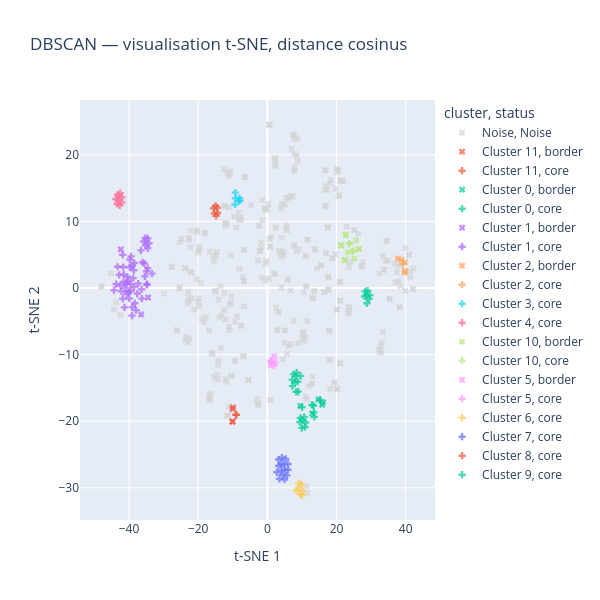

Notebook code for this chart:
### Code cell
tsne = TSNE(
    n_components=2,
    metric="cosine",
    perplexity=30,
    init="random",
    learning_rate="auto",
    random_state=42
)

coord_tsne = tsne.fit_transform(tfidf_unigram_matrix.toarray())

visu_tsne = visualisation.copy()
visu_tsne["t-SNE 1"] = coord_tsne[:, 0]
visu_tsne["t-SNE 2"] = coord_tsne[:, 1]

fig = px.scatter(
    visu_tsne,
    x="t-SNE 1",
    y="t-SNE 2",
    color="cluster",
    symbol="status",
    symbol_map={"Core": "circle", "Border": "diamond", "Noise": "x"},
    color_discrete_map={"Noise": "lightgray"},
    hover_data=["id", "status"],
    opacity=0.7,
    title="DBSCAN — visualisation t-SNE, distance cosinus",
    height=600,
    width=600
)

fig.show()

### Figure 1 — Plotly figure (JSON) as saved in the notebook; plotly's stock layout.template omitted (floating-point values rounded to 4 significant figures; data arrays with more than 128 entries replaced by an {"elided": "..."} marker saying what was removed)
{"data": [{"customdata": {"elided": "335x2 mixed values"}, "hovertemplate": "cluster=Noise<br>status=%{customdata[1]}<br>t-SNE 1=%{x}<br>t-SNE 2=%{y}<br>id=%{customdata[0]}<extra></extra>", "legendgroup": "Noise, Noise", "marker": {"color": "lightgray", "opacity": 0.7, "symbol": "x"}, "mode": "markers", "name": "Noise, Noise", "orientation": "v", "showlegend": true, "type": "scatter", "x": {"elided": "335 float values"}, "xaxis": "x", "y": {"elided": "335 float values"}, "yaxis": "y"}, {"customdata": [[8, "border"], [220, "border"], [254, "border"], [261, "border"]], "hovertemplate": "cluster=Cluster 11<br>status=%{customdata[1]}<br>t-SNE 1=%{x}<br>t-SNE 2=%{y}<br>id=%{customdata[0]}<extra></extra>", "legendgroup": "Cluster 11, border", "marker": {"color": "#EF553B", "opacity": 0.7, "symbol": "x"}, "mode": "markers", "name": "Cluster 11, border", "orientation": "v", "showlegend": true, "type": "scatter", "x": [-10.11, -10.06, -9.906, -10.08], "xaxis": "x", "y": [-20.03, -20.08, -17.93, -18.17], "yaxis": "y"}, {"customdata": [[255, "core"], [262, "core"]], "hovertemplate": "cluster=Cluster 11<br>status=%{customdata[1]}<br>t-SNE 1=%{x}<br>t-SNE 2=%{y}<br>id=%{customdata[0]}<extra></extra>", "legendgroup": "Cluster 11, core", "marker": {"color": "#EF553B", "opacity": 0.7, "symbol": "cross"}, "mode": "markers", "name": "Cluster 11, core", "orientation": "v", "showlegend": true, "type": "scatter", "x": [-9.015, -9.035], "xaxis": "x", "y": [-19.05, -19.04], "yaxis": "y"}, {"customdata": [[173, "border"], [176, "border"], [277, "border"], [443, "border"], [446, "border"]], "hovertemplate": "cluster=Cluster 0<br>status=%{customdata[1]}<br>t-SNE 1=%{x}<br>t-SNE 2=%{y}<br>id=%{customdata[0]}<extra></extra>", "legendgroup": "Cluster 0, border", "marker": {"color": "#00cc96", "opacity": 0.7, "symbol": "x"}, "mode": "markers", "name": "Cluster 0, border", "orientation": "v", "showlegend": true, "type": "scatter", "x": [9.514, 14.78, 15.84, 12.95, 16.09], "xaxis": "x", "y": [-17.7, -16.74, -17.53, -18.84, -17.17], "yaxis": "y"}, {"customdata": [[18, "core"], [20, "core"], [21, "core"], [22, "core"], [23, "core"], [24, "core"], [25, "core"], [60, "core"], [171, "core"], [172, "core"], [174, "core"], [175, "core"], [340, "core"], [341, "core"], [359, "core"], [360, "core"], [440, "core"], [441, "core"], [442, "core"], [487, "core"], [488, "core"], [496, "core"], [497, "core"]], "hovertemplate": "cluster=Cluster 0<br>status=%{customdata[1]}<br>t-SNE 1=%{x}<br>t-SNE 2=%{y}<br>id=%{customdata[0]}<extra></extra>", "legendgroup": "Cluster 0, core", "marker": {"color": "#00cc96", "opacity": 0.7, "symbol": "cross"}, "mode": "markers", "name": "Cluster 0, core", "orientation": "v", "showlegend": true, "type": "scatter", "x": [8.339, 8.292, 8.045, 10.16, 11.09, 13.59, 15.16, 9.588, 8.937, 7.217, 9.966, 10.89, 7.562, 7.236, 9.386, 9.537, 13.38, 13.47, 12.9, 8.764, 8.493, 10.03, 10.67], "xaxis": "x", "y": [-15.58, -13.2, -14.14, -19.86, -20.18, -19.37, -16.77, -13.19, -15.56, -13.78, -21.0, -20.86, -12.92, -14.72, -20.13, -19.5, -17.64, -18.67, -17.56, -14.07, -12.7, -17.91, -19.35], "yaxis": "y"}, {"customdata": [[152, "border"], [177, "border"], [366, "border"]], "hovertemplate": "cluster=Cluster 1<br>status=%{customdata[1]}<br>t-SNE 1=%{x}<br>t-SNE 2=%{y}<br>id=%{customdata[0]}<extra></extra>", "legendgroup": "Cluster 1, border", "marker": {"color": "#ab63fa", "opacity": 0.7, "symbol": "x"}, "mode": "markers", "name": "Cluster 1, border", "orientation": "v", "showlegend": true, "type": "scatter", "x": [-42.39, -36.51, -34.48], "xaxis": "x", "y": [5.812, -3.958, -1.417], "yaxis": "y"}, {"customdata": [[26, "core"], [36, "core"], [41, "core"], [56, "core"], [58, "core"], [63, "core"], [64, "core"], [65, "core"], [68, "core"], [71, "core"], [72, "core"], [73, "core"], [95, "core"], [98, "core"], [102, "core"], [116, "core"], [124, "core"], [138, "core"], [139, "core"], [144, "core"], [167, "core"], [169, "core"], [170, "core"], [178, "core"], [185, "core"], [237, "core"], [239, "core"], [276, "core"], [288, "core"], [289, "core"], [315, "core"], [322, "core"], [333, "core"], [334, "core"], [335, "core"], [336, "core"], [347, "core"], [372, "core"], [373, "core"], [397, "core"], [423, "core"], [432, "core"], [433, "core"], [447, "core"], [448, "core"], [467, "core"], [470, "core"], [471, "core"], [476, "core"], [489, "core"], [491, "core"], [493, "core"]], "hovertemplate": "cluster=Cluster 1<br>status=%{customdata[1]}<br>t-SNE 1=%{x}<br>t-SNE 2=%{y}<br>id=%{customdata[0]}<extra></extra>", "legendgroup": "Cluster 1, core", "marker": {"color": "#ab63fa", "opacity": 0.7, "symbol": "cross"}, "mode": "markers", "name": "Cluster 1, core", "orientation": "v", "showlegend": true, "type": "scatter", "x": [-43.31, -40.47, -41.55, -42.22, -35.75, -34.59, -35.3, -34.23, -41.66, -33.35, -34.61, -34.81, -42.86, -40.69, -37.61, -41.09, -40.72, -40.04, -41.81, -37.35, -39.79, -38.61, -39.07, -39.14, -38.47, -39.12, -36.36, -38.33, -37.98, -39.8, -39.42, -40.28, -41.83, -34.89, -34.85, -35.42, -39.93, -42.49, -38.54, -43.7, -41.3, -34.59, -35.16, -44.34, -39.6, -38.82, -35.58, -36.1, -36.53, -36.27, -41.6, -39.48], "xaxis": "x", "y": [3.207, 1.703, 2.025, -0.4726, 6.987, 7.465, 7.522, 6.728, 3.168, 2.179, 2.997, 0.4789, 1.981, -0.8432, -0.8214, -0.003453, 0.6497, -0.5882, -1.58, 0.6796, 4.273, 2.687, -2.864, -4.13, 3.766, 3.346, -0.1851, -2.289, -3.317, 3.111, 4.768, 1.143, 4.99, 2.546, 0.614, 1.755, -1.554, 0.3721, 0.1548, 0.5923, -2.905, 5.974, 6.419, -0.3143, 0.5896, 1.49, 3.712, 3.883, 5.662, -1.59, 0.9124, -0.4099], "yaxis": "y"}, {"customdata": [[104, "border"], [354, "border"], [436, "border"], [437, "border"], [464, "border"]], "hovertemplate": "cluster=Cluster 2<br>status=%{customdata[1]}<br>t-SNE 1=%{x}<br>t-SNE 2=%{y}<br>id=%{customdata[0]}<extra></extra>", "legendgroup": "Cluster 2, border", "marker": {"color": "#FFA15A", "opacity": 0.7, "symbol": "x"}, "mode": "markers", "name": "Cluster 2, border", "orientation": "v", "showlegend": true, "type": "scatter", "x": [37.76, 39.69, 38.79, 39.78, 39.84], "xaxis": "x", "y": [4.433, 2.312, 4.274, 3.876, 2.585], "yaxis": "y"}, {"customdata": [[31, "core"]], "hovertemplate": "cluster=Cluster 2<br>status=%{customdata[1]}<br>t-SNE 1=%{x}<br>t-SNE 2=%{y}<br>id=%{customdata[0]}<extra></extra>", "legendgroup": "Cluster 2, core", "marker": {"color": "#FFA15A", "opacity": 0.7, "symbol": "cross"}, "mode": "markers", "name": "Cluster 2, core", "orientation": "v", "showlegend": true, "type": "scatter", "x": [39.11], "xaxis": "x", "y": [3.604], "yaxis": "y"}, {"customdata": [[32, "core"], [34, "core"], [462, "core"], [463, "core"], [499, "core"], [500, "core"]], "hovertemplate": "cluster=Cluster 3<br>status=%{customdata[1]}<br>t-SNE 1=%{x}<br>t-SNE 2=%{y}<br>id=%{customdata[0]}<extra></extra>", "legendgroup": "Cluster 3, core", "marker": {"color": "#19d3f3", "opacity": 0.7, "symbol": "cross"}, "mode": "markers", "name": "Cluster 3, core", "orientation": "v", "showlegend": true, "type": "scatter", "x": [-7.888, -9.217, -8.05, -8.265, -9.259, -9.358], "xaxis": "x", "y": [13.18, 13.5, 13.56, 13.08, 14.33, 12.56], "yaxis": "y"}, {"customdata": [[48, "core"], [69, "core"], [238, "core"], [319, "core"], [332, "core"], [371, "core"], [396, "core"], [490, "core"]], "hovertemplate": "cluster=Cluster 4<br>status=%{customdata[1]}<br>t-SNE 1=%{x}<br>t-SNE 2=%{y}<br>id=%{customdata[0]}<extra></extra>", "legendgroup": "Cluster 4, core", "marker": {"color": "#FF6692", "opacity": 0.7, "symbol": "cross"}, "mode": "markers", "name": "Cluster 4, core", "orientation": "v", "showlegend": true, "type": "scatter", "x": [-42.7, -43.31, -42.87, -42.56, -42.01, -43.46, -43.82, -42.06], "xaxis": "x", "y": [12.42, 14.03, 13.29, 14.27, 12.87, 12.64, 13.39, 13.65], "yaxis": "y"}, {"customdata": [[67, "border"], [85, "border"], [107, "border"], [197, "border"], [267, "border"], [268, "border"], [351, "border"], [352, "border"], [386, "border"], [387, "border"], [415, "border"]], "hovertemplate": "cluster=Cluster 10<br>status=%{customdata[1]}<br>t-SNE 1=%{x}<br>t-SNE 2=%{y}<br>id=%{customdata[0]}<extra></extra>", "legendgroup": "Cluster 10, border", "marker": {"color": "#B6E880", "opacity": 0.7, "symbol": "x"}, "mode": "markers", "name": "Cluster 10, border", "orientation": "v", "showlegend": true, "type": "scatter", "x": [25.62, 22.64, 26.44, 22.69, 22.44, 21.29, 26.46, 25.14, 22.34, 21.29, 23.25], "xaxis": "x", "y": [7.205, 7.979, 5.858, 7.962, 4.215, 6.398, 5.865, 4.4, 4.168, 6.4, 5.388], "yaxis": "y"}, {"customdata": [[212, "core"], [274, "core"], [327, "core"], [382, "core"]], "hovertemplate": "cluster=Cluster 10<br>status=%{customdata[1]}<br>t-SNE 1=%{x}<br>t-SNE 2=%{y}<br>id=%{customdata[0]}<extra></extra>", "legendgroup": "Cluster 10, core", "marker": {"color": "#B6E880", "opacity": 0.7, "symbol": "cross"}, "mode": "markers", "name": "Cluster 10, core", "orientation": "v", "showlegend": true, "type": "scatter", "x": [24.92, 23.74, 23.72, 24.53], "xaxis": "x", "y": [5.599, 6.688, 6.681, 5.53], "yaxis": "y"}, {"customdata": [[75, "border"], [418, "border"]], "hovertemplate": "cluster=Cluster 5<br>status=%{customdata[1]}<br>t-SNE 1=%{x}<br>t-SNE 2=%{y}<br>id=%{customdata[0]}<extra></extra>", "legendgroup": "Cluster 5, border", "marker": {"color": "#FF97FF", "opacity": 0.7, "symbol": "x"}, "mode": "markers", "name": "Cluster 5, border", "orientation": "v", "showlegend": true, "type": "scatter", "x": [0.8868, 1.969], "xaxis": "x", "y": [-11.65, -10.26], "yaxis": "y"}, {"customdata": [[77, "core"], [195, "core"], [226, "core"], [361, "core"]], "hovertemplate": "cluster=Cluster 5<br>status=%{customdata[1]}<br>t-SNE 1=%{x}<br>t-SNE 2=%{y}<br>id=%{customdata[0]}<extra></extra>", "legendgroup": "Cluster 5, core", "marker": {"color": "#FF97FF", "opacity": 0.7, "symbol": "cross"}, "mode": "markers", "name": "Cluster 5, core", "orientation": "v", "showlegend": true, "type": "scatter", "x": [1.192, 2.347, 1.879, 0.931], "xaxis": "x", "y": [-11.05, -11.2, -11.63, -10.92], "yaxis": "y"}, {"customdata": [[79, "core"], [80, "core"], [81, "core"], [148, "core"], [338, "core"], [339, "core"], [457, "core"]], "hovertemplate": "cluster=Cluster 6<br>status=%{customdata[1]}<br>t-SNE 1=%{x}<br>t-SNE 2=%{y}<br>id=%{customdata[0]}<extra></extra>", "legendgroup": "Cluster 6, core", "marker": {"color": "#FECB52", "opacity": 0.7, "symbol": "cross"}, "mode": "markers", "name": "Cluster 6, core", "orientation": "v", "showlegend": true, "type": "scatter", "x": [9.609, 10.05, 9.138, 9.843, 8.391, 10.25, 8.974], "xaxis": "x", "y": [-30.96, -31.12, -29.31, -29.53, -30.42, -30.48, -30.05], "yaxis": "y"}, {"customdata": [[87, "core"], [88, "core"], [89, "core"], [90, "core"], [200, "core"], [201, "core"], [202, "core"], [203, "core"], [260, "core"], [265, "core"], [266, "core"], [269, "core"], [270, "core"], [406, "core"], [407, "core"]], "hovertemplate": "cluster=Cluster 7<br>status=%{customdata[1]}<br>t-SNE 1=%{x}<br>t-SNE 2=%{y}<br>id=%{customdata[0]}<extra></extra>", "legendgroup": "Cluster 7, core", "marker": {"color": "#636efa", "opacity": 0.7, "symbol": "cross"}, "mode": "markers", "name": "Cluster 7, core", "orientation": "v", "showlegend": true, "type": "scatter", "x": [5.329, 4.854, 5.986, 5.055, 4.237, 3.256, 5.668, 3.481, 4.041, 3.244, 4.057, 4.943, 2.743, 4.368, 5.973], "xaxis": "x", "y": [-25.67, -26.47, -26.42, -27.31, -25.46, -25.76, -28.13, -28.66, -26.42, -26.71, -27.42, -28.75, -27.67, -28.03, -27.3], "yaxis": "y"}, {"customdata": [[108, "core"], [109, "core"], [110, "core"], [390, "core"], [391, "core"], [392, "core"]], "hovertemplate": "cluster=Cluster 8<br>status=%{customdata[1]}<br>t-SNE 1=%{x}<br>t-SNE 2=%{y}<br>id=%{customdata[0]}<extra></extra>", "legendgroup": "Cluster 8, core", "marker": {"color": "#EF553B", "opacity": 0.7, "symbol": "cross"}, "mode": "markers", "name": "Cluster 8, core", "orientation": "v", "showlegend": true, "type": "scatter", "x": [-14.99, -15.51, -14.82, -14.49, -14.39, -15.33], "xaxis": "x", "y": [12.36, 11.99, 10.87, 12.07, 11.28, 11.22], "yaxis": "y"}, {"customdata": [[150, "core"], [153, "core"], [154, "core"], [355, "core"], [367, "core"], [455, "core"], [468, "core"]], "hovertemplate": "cluster=Cluster 9<br>status=%{customdata[1]}<br>t-SNE 1=%{x}<br>t-SNE 2=%{y}<br>id=%{customdata[0]}<extra></extra>", "legendgroup": "Cluster 9, core", "marker": {"color": "#00cc96", "opacity": 0.7, "symbol": "cross"}, "mode": "markers", "name": "Cluster 9, core", "orientation": "v", "showlegend": true, "type": "scatter", "x": [28.77, 28.68, 28.12, 28.99, 28.28, 29.66, 29.43], "xaxis": "x", "y": [-2.286, -1.08, -1.26, -0.3872, -0.4952, -1.058, -1.599], "yaxis": "y"}], "layout": {"height": 600, "legend": {"title": {"text": "cluster, status"}, "tracegroupgap": 0}, "title": {"text": "DBSCAN — visualisation t-SNE, distance cosinus"}, "width": 600, "xaxis": {"anchor": "y", "domain": [0, 1], "title": {"text": "t-SNE 1"}}, "yaxis": {"anchor": "x", "domain": [0, 1], "title": {"text": "t-SNE 2"}}}}
